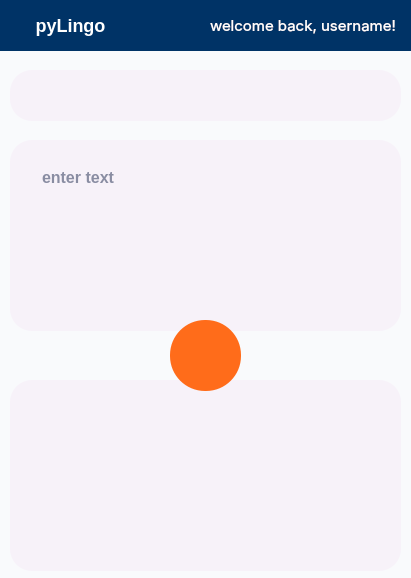
<?xml version="1.0" encoding="UTF-8"?>
<ui version="4.0">
 <class>MainWindow</class>
 <widget class="QMainWindow" name="MainWindow">
  <property name="geometry">
   <rect>
    <x>0</x>
    <y>0</y>
    <width>411</width>
    <height>578</height>
   </rect>
  </property>
  <property name="minimumSize">
   <size>
    <width>411</width>
    <height>524</height>
   </size>
  </property>
  <property name="windowTitle">
   <string>MainWindow</string>
  </property>
  <property name="styleSheet">
   <string notr="true">/* --------- Grund-Layout --------- */
QWidget {
    background-color: #f9fafc;
    color: #1c274c;
    border-radius: 28px;
}

/* --------- Kopfzeile --------- */
QFrame#header, QMenuBar, QToolBar {
    background-color: #1c274c;
    color: #fff;
    border-radius: 24px;
    font-size: 22px;
    font-weight: bold;
    padding: 14px 24px;
    box-shadow: 0 2px 8px #1c274c22;
}

/* --------- Button (Translate, Nav, etc.) --------- */
QPushButton {
    background-color: #ff6c1a;
    color: #fff;
    border: none;
    border-radius: 0px;
    font-size: 18px;
    font-weight: 600;
    box-shadow: 0 4px 16px #ff6c1a30;
    transition: background 0.2s;
	text-color: #1F1E1F;
}
QPushButton:hover {
    background-color: #ff881a;
}

/* --------- Eingabe/Ausgabe (Textfelder) --------- */
QLineEdit, QTextEdit, QPlainTextEdit, QTextBrowser {
    background-color: #fff;
    color: #1c274c;
    border: 2px solid #e0e6ed;
    border-radius: 22px;
    padding: 14px 18px;
    font-size: 17px;
    box-shadow: 0 2px 8px #1c274c10;
}

/* --------- Übersetzungsboxen / Karten --------- */
QFrame#card, QLabel.card, QTextBrowser.card {
    background-color: #f4f6fa;
    color: #1c274c;
    border: none;
    border-radius: 22px;
    padding: 16px;
    font-size: 17px;
    margin-bottom: 18px;
    box-shadow: 0 2px 12px #1c274c0d;
}

/* --------- ComboBox (Sprache wählen) --------- */
QComboBox {
    background-color: #e9effa;
    color: #1c274c;
    border: none;
    border-radius: 16px;
    padding: 10px 22px;
    font-size: 16px;
    font-weight: 600;
    min-width: 120px;
}
QComboBox::drop-down {
    border: none;
    background: transparent;
}
QComboBox QAbstractItemView {
    background: #fff;
    border-radius: 14px;
    color: #1c274c;
    selection-background-color: #e9effa;
}

/* --------- runde Icon-Flächen / Bubbles --------- */
QLabel#icon, QLabel.bubble {
    background: #e9effa;
    border-radius: 50px;
    min-width: 44px;
    min-height: 44px;
    max-width: 44px;
    max-height: 44px;
    margin: 6px;
    display: flex;
    align-items: center;
    justify-content: center;
    font-size: 22px;
}

/* --------- Navigationsleiste --------- */
QFrame#navbar, QWidget#navbar {
    background: #fff;
    border-radius: 22px;
    border-top: 1.5px solid #e0e6ed;
    color: #1c274c;
    padding: 10px 0 0 0;
    font-size: 15px;
    box-shadow: 0 -2px 16px #1c274c10;
}

/* --------- Navigations-Buttons --------- */
QPushButton#nav {
    background: transparent;
    border: none;
    color: #1c274c;
    border-radius: 16px;
    font-size: 16px;
    padding: 8px 20px;
}
QPushButton#nav:checked, QPushButton#nav:hover {
    color: #ff6c1a;
    background: #e9effa;
}

/* --------- Kleinere Elemente --------- */
QLabel, QCheckBox, QRadioButton {
    font-size: 15px;
}

/* --------- Globale Schatten --------- */
QWidget, QFrame, QTextEdit, QLineEdit, QPushButton {
    /* Box-Shadows für modernen Soft-Look */
    box-shadow: 0 2px 12px #1c274c10;
}
</string>
  </property>
  <widget class="QWidget" name="centralwidget">
   <property name="styleSheet">
    <string notr="true">background-image: url(C:/Users/Felix/Documents/easytranslate/icons/wallpaper.jpg);
background-repeat: no-repeat;
background-position: center;
</string>
   </property>
   <widget class="QFrame" name="frame">
    <property name="geometry">
     <rect>
      <x>10</x>
      <y>70</y>
      <width>391</width>
      <height>51</height>
     </rect>
    </property>
    <property name="font">
     <font>
      <strikeout>false</strikeout>
     </font>
    </property>
    <property name="styleSheet">
     <string notr="true">QWidget {
    background-color: #f9fafc;
    color: #1c274c;
    border-radius: 28px;
}

/* Alle QFrame mit modernem, sehr hellem Hintergrund */
QFrame {
    background-color: #F7F2F9;
    border-radius: 22px;
    box-shadow: 0 2px 12px #1c274c10;
}

/* Orange Button mit schwarzem Text */
QPushButton {
    background-color: #F7F2F9;
    color: #3D3D3E;  /* Standard Schwarz */
    border: none;
    border-radius: 22px;
    font-size: 16px;
    font-weight: 600;
    box-shadow: 0 4px 16px #ff6c1a30;
}
QPushButton:hover {
    background-color: #F7F2F9;  /* Bleibt gleich */
    color: #000000;             /* Noch dunkleres Schwarz */

}

QComboBox {
    background-color: #F7F2F9;      /* Passend zum Frame */
    color: #1c274c;                 /* Dunkelblau als Standardtext */
    border: 1.5px solid #F7F2F9;    /* Subtiler Rahmen */
    border-radius: 16px;
    padding: 8px 18px;
    font-family: 'SF Pro Display', 'Segoe UI', Arial, sans-serif;
    font-weight: bold;
    font-size: 15px;
}

QComboBox:focus {
    border: 1.5px solid #F7F2F9;    /* Orange als Fokus */
}

QComboBox::drop-down {
    border: none;
    background: transparent;
    border-radius: 12px;
    width: 30px;
}

QComboBox QAbstractItemView {
    background: #fff;               /* Dropdown-Liste weiß */
    color: #1c274c;
    border-radius: 12px;
    font-family: 'SF Pro Display', 'Segoe UI', Arial, sans-serif;
    font-weight: bold;
    font-size: 15px;
    selection-background-color: #e9effa; /* Hellblauer Select */
    selection-color: #ff6c1a;            /* Orange bei Auswahl */
    padding: 6px 14px;
    outline: none;
}

</string>
    </property>
    <property name="frameShape">
     <enum>QFrame::StyledPanel</enum>
    </property>
    <property name="frameShadow">
     <enum>QFrame::Raised</enum>
    </property>
    <property name="lineWidth">
     <number>1</number>
    </property>
    <widget class="QPushButton" name="swapButton">
     <property name="geometry">
      <rect>
       <x>170</x>
       <y>13</y>
       <width>51</width>
       <height>24</height>
      </rect>
     </property>
     <property name="palette">
      <palette>
       <active>
        <colorrole role="WindowText">
         <brush brushstyle="SolidPattern">
          <color alpha="255">
           <red>61</red>
           <green>61</green>
           <blue>62</blue>
          </color>
         </brush>
        </colorrole>
        <colorrole role="Button">
         <brush brushstyle="SolidPattern">
          <color alpha="255">
           <red>247</red>
           <green>242</green>
           <blue>249</blue>
          </color>
         </brush>
        </colorrole>
        <colorrole role="Text">
         <brush brushstyle="SolidPattern">
          <color alpha="255">
           <red>61</red>
           <green>61</green>
           <blue>62</blue>
          </color>
         </brush>
        </colorrole>
        <colorrole role="ButtonText">
         <brush brushstyle="SolidPattern">
          <color alpha="255">
           <red>61</red>
           <green>61</green>
           <blue>62</blue>
          </color>
         </brush>
        </colorrole>
        <colorrole role="Base">
         <brush brushstyle="SolidPattern">
          <color alpha="255">
           <red>247</red>
           <green>242</green>
           <blue>249</blue>
          </color>
         </brush>
        </colorrole>
        <colorrole role="Window">
         <brush brushstyle="SolidPattern">
          <color alpha="255">
           <red>247</red>
           <green>242</green>
           <blue>249</blue>
          </color>
         </brush>
        </colorrole>
        <colorrole role="PlaceholderText">
         <brush brushstyle="SolidPattern">
          <color alpha="128">
           <red>61</red>
           <green>61</green>
           <blue>62</blue>
          </color>
         </brush>
        </colorrole>
       </active>
       <inactive>
        <colorrole role="WindowText">
         <brush brushstyle="SolidPattern">
          <color alpha="255">
           <red>61</red>
           <green>61</green>
           <blue>62</blue>
          </color>
         </brush>
        </colorrole>
        <colorrole role="Button">
         <brush brushstyle="SolidPattern">
          <color alpha="255">
           <red>247</red>
           <green>242</green>
           <blue>249</blue>
          </color>
         </brush>
        </colorrole>
        <colorrole role="Text">
         <brush brushstyle="SolidPattern">
          <color alpha="255">
           <red>61</red>
           <green>61</green>
           <blue>62</blue>
          </color>
         </brush>
        </colorrole>
        <colorrole role="ButtonText">
         <brush brushstyle="SolidPattern">
          <color alpha="255">
           <red>61</red>
           <green>61</green>
           <blue>62</blue>
          </color>
         </brush>
        </colorrole>
        <colorrole role="Base">
         <brush brushstyle="SolidPattern">
          <color alpha="255">
           <red>247</red>
           <green>242</green>
           <blue>249</blue>
          </color>
         </brush>
        </colorrole>
        <colorrole role="Window">
         <brush brushstyle="SolidPattern">
          <color alpha="255">
           <red>247</red>
           <green>242</green>
           <blue>249</blue>
          </color>
         </brush>
        </colorrole>
        <colorrole role="PlaceholderText">
         <brush brushstyle="SolidPattern">
          <color alpha="128">
           <red>61</red>
           <green>61</green>
           <blue>62</blue>
          </color>
         </brush>
        </colorrole>
       </inactive>
       <disabled>
        <colorrole role="WindowText">
         <brush brushstyle="SolidPattern">
          <color alpha="255">
           <red>61</red>
           <green>61</green>
           <blue>62</blue>
          </color>
         </brush>
        </colorrole>
        <colorrole role="Button">
         <brush brushstyle="SolidPattern">
          <color alpha="255">
           <red>247</red>
           <green>242</green>
           <blue>249</blue>
          </color>
         </brush>
        </colorrole>
        <colorrole role="Text">
         <brush brushstyle="SolidPattern">
          <color alpha="255">
           <red>61</red>
           <green>61</green>
           <blue>62</blue>
          </color>
         </brush>
        </colorrole>
        <colorrole role="ButtonText">
         <brush brushstyle="SolidPattern">
          <color alpha="255">
           <red>61</red>
           <green>61</green>
           <blue>62</blue>
          </color>
         </brush>
        </colorrole>
        <colorrole role="Base">
         <brush brushstyle="SolidPattern">
          <color alpha="255">
           <red>247</red>
           <green>242</green>
           <blue>249</blue>
          </color>
         </brush>
        </colorrole>
        <colorrole role="Window">
         <brush brushstyle="SolidPattern">
          <color alpha="255">
           <red>247</red>
           <green>242</green>
           <blue>249</blue>
          </color>
         </brush>
        </colorrole>
        <colorrole role="PlaceholderText">
         <brush brushstyle="SolidPattern">
          <color alpha="128">
           <red>61</red>
           <green>61</green>
           <blue>62</blue>
          </color>
         </brush>
        </colorrole>
       </disabled>
      </palette>
     </property>
     <property name="font">
      <font>
       <family>Segoe UI</family>
       <pointsize>-1</pointsize>
       <bold>true</bold>
      </font>
     </property>
     <property name="styleSheet">
      <string notr="true"/>
     </property>
     <property name="text">
      <string/>
     </property>
     <property name="icon">
      <iconset resource="resources/icons/icons.qrc">
       <normaloff>:/icons/repeat.svg</normaloff>:/icons/repeat.svg</iconset>
     </property>
    </widget>
    <widget class="QComboBox" name="languageCombo1">
     <property name="geometry">
      <rect>
       <x>10</x>
       <y>10</y>
       <width>164</width>
       <height>31</height>
      </rect>
     </property>
    </widget>
    <widget class="QComboBox" name="languageCombo2">
     <property name="geometry">
      <rect>
       <x>220</x>
       <y>10</y>
       <width>164</width>
       <height>31</height>
      </rect>
     </property>
     <property name="currentText">
      <string/>
     </property>
    </widget>
   </widget>
   <widget class="QFrame" name="frame_2">
    <property name="geometry">
     <rect>
      <x>10</x>
      <y>140</y>
      <width>391</width>
      <height>191</height>
     </rect>
    </property>
    <property name="font">
     <font>
      <strikeout>false</strikeout>
     </font>
    </property>
    <property name="styleSheet">
     <string notr="true">QWidget {
    background-color: #f9fafc;
    color: #1c274c;
    border-radius: 28px;
}

/* Alle QFrame mit modernem, sehr hellem Hintergrund */
QFrame {
    background-color: #F7F2F9;
    border-radius: 22px;
    box-shadow: 0 2px 12px #1c274c10;
}

/* Orange Button mit schwarzem Text */
QPushButton {
    background-color: #F7F2F9;
    color: #3D3D3E;  /* Standard Schwarz */
    border: none;
    border-radius: 22px;
    font-size: 16px;
    font-weight: 600;
    box-shadow: 0 4px 16px #ff6c1a30;
}
QPushButton:hover {
    background-color: #F7F2F9;  /* Bleibt gleich */
    color: #000000;             /* Noch dunkleres Schwarz */

}

QTextEdit {
    background-color: #F7F2F9;
    color: #1c274c;
    border: 1.5px solid #F7F2F9;
    border-radius: 18px;
    padding: 12px 16px;
    font-family: 'SF Pro Display', 'Segoe UI', Arial, sans-serif;
    font-weight: bold;
    font-size: 16px;
    box-shadow: 0 2px 8px #1c274c10;
}

QTextEdit:focus {
    border: 1.5px solid #F7F2F9; /* Orange als Fokus */
    outline: none;
}
</string>
    </property>
    <property name="frameShape">
     <enum>QFrame::StyledPanel</enum>
    </property>
    <property name="frameShadow">
     <enum>QFrame::Raised</enum>
    </property>
    <property name="lineWidth">
     <number>1</number>
    </property>
    <widget class="QTextEdit" name="textEntry">
     <property name="geometry">
      <rect>
       <x>10</x>
       <y>10</y>
       <width>371</width>
       <height>161</height>
      </rect>
     </property>
     <property name="placeholderText">
      <string>enter text</string>
     </property>
    </widget>
   </widget>
   <widget class="QFrame" name="frame_3">
    <property name="geometry">
     <rect>
      <x>10</x>
      <y>380</y>
      <width>391</width>
      <height>191</height>
     </rect>
    </property>
    <property name="font">
     <font>
      <strikeout>false</strikeout>
     </font>
    </property>
    <property name="styleSheet">
     <string notr="true">QWidget {
    background-color: #f9fafc;
    color: #1c274c;
    border-radius: 28px;
}

/* Alle QFrame mit modernem, sehr hellem Hintergrund */
QFrame {
    background-color: #F7F2F9;
    border-radius: 22px;
    box-shadow: 0 2px 12px #1c274c10;
}

/* Orange Button mit schwarzem Text */
QPushButton {
    background-color: #F7F2F9;
    color: #3D3D3E;  /* Standard Schwarz */
    border: none;
    border-radius: 35px;
    font-size: 16px;
    font-weight: 600;
    box-shadow: 0 4px 16px #ff6c1a30;
}
QPushButton:hover {
    background-color: #F7F2F9;  /* Bleibt gleich */
    color: #000000;             /* Noch dunkleres Schwarz */

}
</string>
    </property>
    <property name="frameShape">
     <enum>QFrame::StyledPanel</enum>
    </property>
    <property name="frameShadow">
     <enum>QFrame::Raised</enum>
    </property>
    <property name="lineWidth">
     <number>1</number>
    </property>
    <widget class="QPushButton" name="copyButton">
     <property name="geometry">
      <rect>
       <x>340</x>
       <y>150</y>
       <width>31</width>
       <height>31</height>
      </rect>
     </property>
     <property name="palette">
      <palette>
       <active>
        <colorrole role="WindowText">
         <brush brushstyle="SolidPattern">
          <color alpha="255">
           <red>61</red>
           <green>61</green>
           <blue>62</blue>
          </color>
         </brush>
        </colorrole>
        <colorrole role="Button">
         <brush brushstyle="SolidPattern">
          <color alpha="255">
           <red>247</red>
           <green>242</green>
           <blue>249</blue>
          </color>
         </brush>
        </colorrole>
        <colorrole role="Text">
         <brush brushstyle="SolidPattern">
          <color alpha="255">
           <red>61</red>
           <green>61</green>
           <blue>62</blue>
          </color>
         </brush>
        </colorrole>
        <colorrole role="ButtonText">
         <brush brushstyle="SolidPattern">
          <color alpha="255">
           <red>61</red>
           <green>61</green>
           <blue>62</blue>
          </color>
         </brush>
        </colorrole>
        <colorrole role="Base">
         <brush brushstyle="SolidPattern">
          <color alpha="255">
           <red>247</red>
           <green>242</green>
           <blue>249</blue>
          </color>
         </brush>
        </colorrole>
        <colorrole role="Window">
         <brush brushstyle="SolidPattern">
          <color alpha="255">
           <red>247</red>
           <green>242</green>
           <blue>249</blue>
          </color>
         </brush>
        </colorrole>
        <colorrole role="PlaceholderText">
         <brush brushstyle="SolidPattern">
          <color alpha="128">
           <red>61</red>
           <green>61</green>
           <blue>62</blue>
          </color>
         </brush>
        </colorrole>
       </active>
       <inactive>
        <colorrole role="WindowText">
         <brush brushstyle="SolidPattern">
          <color alpha="255">
           <red>61</red>
           <green>61</green>
           <blue>62</blue>
          </color>
         </brush>
        </colorrole>
        <colorrole role="Button">
         <brush brushstyle="SolidPattern">
          <color alpha="255">
           <red>247</red>
           <green>242</green>
           <blue>249</blue>
          </color>
         </brush>
        </colorrole>
        <colorrole role="Text">
         <brush brushstyle="SolidPattern">
          <color alpha="255">
           <red>61</red>
           <green>61</green>
           <blue>62</blue>
          </color>
         </brush>
        </colorrole>
        <colorrole role="ButtonText">
         <brush brushstyle="SolidPattern">
          <color alpha="255">
           <red>61</red>
           <green>61</green>
           <blue>62</blue>
          </color>
         </brush>
        </colorrole>
        <colorrole role="Base">
         <brush brushstyle="SolidPattern">
          <color alpha="255">
           <red>247</red>
           <green>242</green>
           <blue>249</blue>
          </color>
         </brush>
        </colorrole>
        <colorrole role="Window">
         <brush brushstyle="SolidPattern">
          <color alpha="255">
           <red>247</red>
           <green>242</green>
           <blue>249</blue>
          </color>
         </brush>
        </colorrole>
        <colorrole role="PlaceholderText">
         <brush brushstyle="SolidPattern">
          <color alpha="128">
           <red>61</red>
           <green>61</green>
           <blue>62</blue>
          </color>
         </brush>
        </colorrole>
       </inactive>
       <disabled>
        <colorrole role="WindowText">
         <brush brushstyle="SolidPattern">
          <color alpha="255">
           <red>61</red>
           <green>61</green>
           <blue>62</blue>
          </color>
         </brush>
        </colorrole>
        <colorrole role="Button">
         <brush brushstyle="SolidPattern">
          <color alpha="255">
           <red>247</red>
           <green>242</green>
           <blue>249</blue>
          </color>
         </brush>
        </colorrole>
        <colorrole role="Text">
         <brush brushstyle="SolidPattern">
          <color alpha="255">
           <red>61</red>
           <green>61</green>
           <blue>62</blue>
          </color>
         </brush>
        </colorrole>
        <colorrole role="ButtonText">
         <brush brushstyle="SolidPattern">
          <color alpha="255">
           <red>61</red>
           <green>61</green>
           <blue>62</blue>
          </color>
         </brush>
        </colorrole>
        <colorrole role="Base">
         <brush brushstyle="SolidPattern">
          <color alpha="255">
           <red>247</red>
           <green>242</green>
           <blue>249</blue>
          </color>
         </brush>
        </colorrole>
        <colorrole role="Window">
         <brush brushstyle="SolidPattern">
          <color alpha="255">
           <red>247</red>
           <green>242</green>
           <blue>249</blue>
          </color>
         </brush>
        </colorrole>
        <colorrole role="PlaceholderText">
         <brush brushstyle="SolidPattern">
          <color alpha="128">
           <red>61</red>
           <green>61</green>
           <blue>62</blue>
          </color>
         </brush>
        </colorrole>
       </disabled>
      </palette>
     </property>
     <property name="font">
      <font>
       <family>Segoe UI</family>
       <pointsize>-1</pointsize>
       <bold>true</bold>
      </font>
     </property>
     <property name="styleSheet">
      <string notr="true">/* Orange Button mit schwarzem Text */
QPushButton {
    border: none;
    border-radius: 35px;
    font-size: 16px;
    font-weight: 600;
    box-shadow: 0 4px 16px #ff6c1a30;

}</string>
     </property>
     <property name="text">
      <string/>
     </property>
     <property name="icon">
      <iconset resource="resources/icons/icons.qrc">
       <normaloff>:/icons/copy.svg</normaloff>:/icons/copy.svg</iconset>
     </property>
     <property name="iconSize">
      <size>
       <width>16</width>
       <height>16</height>
      </size>
     </property>
    </widget>
    <widget class="QPushButton" name="ttsButton">
     <property name="geometry">
      <rect>
       <x>310</x>
       <y>150</y>
       <width>31</width>
       <height>31</height>
      </rect>
     </property>
     <property name="palette">
      <palette>
       <active>
        <colorrole role="WindowText">
         <brush brushstyle="SolidPattern">
          <color alpha="255">
           <red>61</red>
           <green>61</green>
           <blue>62</blue>
          </color>
         </brush>
        </colorrole>
        <colorrole role="Button">
         <brush brushstyle="SolidPattern">
          <color alpha="255">
           <red>247</red>
           <green>242</green>
           <blue>249</blue>
          </color>
         </brush>
        </colorrole>
        <colorrole role="Text">
         <brush brushstyle="SolidPattern">
          <color alpha="255">
           <red>61</red>
           <green>61</green>
           <blue>62</blue>
          </color>
         </brush>
        </colorrole>
        <colorrole role="ButtonText">
         <brush brushstyle="SolidPattern">
          <color alpha="255">
           <red>61</red>
           <green>61</green>
           <blue>62</blue>
          </color>
         </brush>
        </colorrole>
        <colorrole role="Base">
         <brush brushstyle="SolidPattern">
          <color alpha="255">
           <red>247</red>
           <green>242</green>
           <blue>249</blue>
          </color>
         </brush>
        </colorrole>
        <colorrole role="Window">
         <brush brushstyle="SolidPattern">
          <color alpha="255">
           <red>247</red>
           <green>242</green>
           <blue>249</blue>
          </color>
         </brush>
        </colorrole>
        <colorrole role="PlaceholderText">
         <brush brushstyle="SolidPattern">
          <color alpha="128">
           <red>61</red>
           <green>61</green>
           <blue>62</blue>
          </color>
         </brush>
        </colorrole>
       </active>
       <inactive>
        <colorrole role="WindowText">
         <brush brushstyle="SolidPattern">
          <color alpha="255">
           <red>61</red>
           <green>61</green>
           <blue>62</blue>
          </color>
         </brush>
        </colorrole>
        <colorrole role="Button">
         <brush brushstyle="SolidPattern">
          <color alpha="255">
           <red>247</red>
           <green>242</green>
           <blue>249</blue>
          </color>
         </brush>
        </colorrole>
        <colorrole role="Text">
         <brush brushstyle="SolidPattern">
          <color alpha="255">
           <red>61</red>
           <green>61</green>
           <blue>62</blue>
          </color>
         </brush>
        </colorrole>
        <colorrole role="ButtonText">
         <brush brushstyle="SolidPattern">
          <color alpha="255">
           <red>61</red>
           <green>61</green>
           <blue>62</blue>
          </color>
         </brush>
        </colorrole>
        <colorrole role="Base">
         <brush brushstyle="SolidPattern">
          <color alpha="255">
           <red>247</red>
           <green>242</green>
           <blue>249</blue>
          </color>
         </brush>
        </colorrole>
        <colorrole role="Window">
         <brush brushstyle="SolidPattern">
          <color alpha="255">
           <red>247</red>
           <green>242</green>
           <blue>249</blue>
          </color>
         </brush>
        </colorrole>
        <colorrole role="PlaceholderText">
         <brush brushstyle="SolidPattern">
          <color alpha="128">
           <red>61</red>
           <green>61</green>
           <blue>62</blue>
          </color>
         </brush>
        </colorrole>
       </inactive>
       <disabled>
        <colorrole role="WindowText">
         <brush brushstyle="SolidPattern">
          <color alpha="255">
           <red>61</red>
           <green>61</green>
           <blue>62</blue>
          </color>
         </brush>
        </colorrole>
        <colorrole role="Button">
         <brush brushstyle="SolidPattern">
          <color alpha="255">
           <red>247</red>
           <green>242</green>
           <blue>249</blue>
          </color>
         </brush>
        </colorrole>
        <colorrole role="Text">
         <brush brushstyle="SolidPattern">
          <color alpha="255">
           <red>61</red>
           <green>61</green>
           <blue>62</blue>
          </color>
         </brush>
        </colorrole>
        <colorrole role="ButtonText">
         <brush brushstyle="SolidPattern">
          <color alpha="255">
           <red>61</red>
           <green>61</green>
           <blue>62</blue>
          </color>
         </brush>
        </colorrole>
        <colorrole role="Base">
         <brush brushstyle="SolidPattern">
          <color alpha="255">
           <red>247</red>
           <green>242</green>
           <blue>249</blue>
          </color>
         </brush>
        </colorrole>
        <colorrole role="Window">
         <brush brushstyle="SolidPattern">
          <color alpha="255">
           <red>247</red>
           <green>242</green>
           <blue>249</blue>
          </color>
         </brush>
        </colorrole>
        <colorrole role="PlaceholderText">
         <brush brushstyle="SolidPattern">
          <color alpha="128">
           <red>61</red>
           <green>61</green>
           <blue>62</blue>
          </color>
         </brush>
        </colorrole>
       </disabled>
      </palette>
     </property>
     <property name="font">
      <font>
       <family>Segoe UI</family>
       <pointsize>-1</pointsize>
       <bold>true</bold>
      </font>
     </property>
     <property name="styleSheet">
      <string notr="true">/* Orange Button mit schwarzem Text */
QPushButton {
    border: none;
    border-radius: 35px;
    font-size: 16px;
    font-weight: 600;
    box-shadow: 0 4px 16px #ff6c1a30;


}</string>
     </property>
     <property name="text">
      <string/>
     </property>
     <property name="icon">
      <iconset resource="resources/icons/icons.qrc">
       <normaloff>:/icons/volume-2.svg</normaloff>:/icons/volume-2.svg</iconset>
     </property>
     <property name="iconSize">
      <size>
       <width>16</width>
       <height>16</height>
      </size>
     </property>
    </widget>
    <widget class="QLabel" name="textOutput">
     <property name="geometry">
      <rect>
       <x>20</x>
       <y>20</y>
       <width>351</width>
       <height>121</height>
      </rect>
     </property>
     <property name="font">
      <font>
       <family>SF Pro Rounded</family>
       <pointsize>-1</pointsize>
       <bold>true</bold>
      </font>
     </property>
     <property name="text">
      <string/>
     </property>
    </widget>
   </widget>
   <widget class="QPushButton" name="translateButton">
    <property name="enabled">
     <bool>true</bool>
    </property>
    <property name="geometry">
     <rect>
      <x>170</x>
      <y>320</y>
      <width>71</width>
      <height>71</height>
     </rect>
    </property>
    <property name="palette">
     <palette>
      <active>
       <colorrole role="WindowText">
        <brush brushstyle="SolidPattern">
         <color alpha="255">
          <red>255</red>
          <green>255</green>
          <blue>255</blue>
         </color>
        </brush>
       </colorrole>
       <colorrole role="Button">
        <brush brushstyle="SolidPattern">
         <color alpha="255">
          <red>255</red>
          <green>108</green>
          <blue>26</blue>
         </color>
        </brush>
       </colorrole>
       <colorrole role="Text">
        <brush brushstyle="SolidPattern">
         <color alpha="255">
          <red>255</red>
          <green>255</green>
          <blue>255</blue>
         </color>
        </brush>
       </colorrole>
       <colorrole role="ButtonText">
        <brush brushstyle="SolidPattern">
         <color alpha="255">
          <red>255</red>
          <green>255</green>
          <blue>255</blue>
         </color>
        </brush>
       </colorrole>
       <colorrole role="Base">
        <brush brushstyle="SolidPattern">
         <color alpha="255">
          <red>255</red>
          <green>108</green>
          <blue>26</blue>
         </color>
        </brush>
       </colorrole>
       <colorrole role="Window">
        <brush brushstyle="SolidPattern">
         <color alpha="255">
          <red>255</red>
          <green>108</green>
          <blue>26</blue>
         </color>
        </brush>
       </colorrole>
       <colorrole role="PlaceholderText">
        <brush brushstyle="SolidPattern">
         <color alpha="128">
          <red>255</red>
          <green>255</green>
          <blue>255</blue>
         </color>
        </brush>
       </colorrole>
      </active>
      <inactive>
       <colorrole role="WindowText">
        <brush brushstyle="SolidPattern">
         <color alpha="255">
          <red>255</red>
          <green>255</green>
          <blue>255</blue>
         </color>
        </brush>
       </colorrole>
       <colorrole role="Button">
        <brush brushstyle="SolidPattern">
         <color alpha="255">
          <red>255</red>
          <green>108</green>
          <blue>26</blue>
         </color>
        </brush>
       </colorrole>
       <colorrole role="Text">
        <brush brushstyle="SolidPattern">
         <color alpha="255">
          <red>255</red>
          <green>255</green>
          <blue>255</blue>
         </color>
        </brush>
       </colorrole>
       <colorrole role="ButtonText">
        <brush brushstyle="SolidPattern">
         <color alpha="255">
          <red>255</red>
          <green>255</green>
          <blue>255</blue>
         </color>
        </brush>
       </colorrole>
       <colorrole role="Base">
        <brush brushstyle="SolidPattern">
         <color alpha="255">
          <red>255</red>
          <green>108</green>
          <blue>26</blue>
         </color>
        </brush>
       </colorrole>
       <colorrole role="Window">
        <brush brushstyle="SolidPattern">
         <color alpha="255">
          <red>255</red>
          <green>108</green>
          <blue>26</blue>
         </color>
        </brush>
       </colorrole>
       <colorrole role="PlaceholderText">
        <brush brushstyle="SolidPattern">
         <color alpha="128">
          <red>255</red>
          <green>255</green>
          <blue>255</blue>
         </color>
        </brush>
       </colorrole>
      </inactive>
      <disabled>
       <colorrole role="WindowText">
        <brush brushstyle="SolidPattern">
         <color alpha="255">
          <red>255</red>
          <green>255</green>
          <blue>255</blue>
         </color>
        </brush>
       </colorrole>
       <colorrole role="Button">
        <brush brushstyle="SolidPattern">
         <color alpha="255">
          <red>255</red>
          <green>108</green>
          <blue>26</blue>
         </color>
        </brush>
       </colorrole>
       <colorrole role="Text">
        <brush brushstyle="SolidPattern">
         <color alpha="255">
          <red>255</red>
          <green>255</green>
          <blue>255</blue>
         </color>
        </brush>
       </colorrole>
       <colorrole role="ButtonText">
        <brush brushstyle="SolidPattern">
         <color alpha="255">
          <red>255</red>
          <green>255</green>
          <blue>255</blue>
         </color>
        </brush>
       </colorrole>
       <colorrole role="Base">
        <brush brushstyle="SolidPattern">
         <color alpha="255">
          <red>255</red>
          <green>108</green>
          <blue>26</blue>
         </color>
        </brush>
       </colorrole>
       <colorrole role="Window">
        <brush brushstyle="SolidPattern">
         <color alpha="255">
          <red>255</red>
          <green>108</green>
          <blue>26</blue>
         </color>
        </brush>
       </colorrole>
       <colorrole role="PlaceholderText">
        <brush brushstyle="SolidPattern">
         <color alpha="128">
          <red>255</red>
          <green>255</green>
          <blue>255</blue>
         </color>
        </brush>
       </colorrole>
      </disabled>
     </palette>
    </property>
    <property name="font">
     <font>
      <family>Segoe UI</family>
      <pointsize>-1</pointsize>
      <bold>true</bold>
     </font>
    </property>
    <property name="styleSheet">
     <string notr="true">/* Orange Button mit schwarzem Text */
QPushButton {
    border: none;
    border-radius: 35px;
    font-size: 16px;
    font-weight: 600;
    box-shadow: 0 4px 16px #ff6c1a30;
}
QPushButton:hover {
    background-color: #F28638;  /* Bleibt gleich */
    color: #000000;             /* Noch dunkleres Schwarz */

}</string>
    </property>
    <property name="text">
     <string/>
    </property>
    <property name="icon">
     <iconset resource="resources/icons/icons.qrc">
      <normaloff>:/icons/chevrons-down.svg</normaloff>:/icons/chevrons-down.svg</iconset>
    </property>
    <property name="iconSize">
     <size>
      <width>32</width>
      <height>32</height>
     </size>
    </property>
   </widget>
   <widget class="QFrame" name="frame_4">
    <property name="geometry">
     <rect>
      <x>-20</x>
      <y>0</y>
      <width>451</width>
      <height>51</height>
     </rect>
    </property>
    <property name="styleSheet">
     <string notr="true">background-color: #003366</string>
    </property>
    <property name="frameShape">
     <enum>QFrame::StyledPanel</enum>
    </property>
    <property name="frameShadow">
     <enum>QFrame::Raised</enum>
    </property>
    <widget class="QPushButton" name="logoLabel">
     <property name="geometry">
      <rect>
       <x>0</x>
       <y>0</y>
       <width>181</width>
       <height>51</height>
      </rect>
     </property>
     <property name="text">
      <string>pyLingo</string>
     </property>
     <property name="icon">
      <iconset>
       <normaloff>resources/icons/logo.png</normaloff>resources/icons/logo.png</iconset>
     </property>
     <property name="iconSize">
      <size>
       <width>48</width>
       <height>48</height>
      </size>
     </property>
    </widget>
    <widget class="QLabel" name="welcomeLabel">
     <property name="geometry">
      <rect>
       <x>230</x>
       <y>10</y>
       <width>201</width>
       <height>31</height>
      </rect>
     </property>
     <property name="font">
      <font>
       <family>SF Pro Display</family>
       <pointsize>-1</pointsize>
      </font>
     </property>
     <property name="styleSheet">
      <string notr="true">color: #FFFFFF</string>
     </property>
     <property name="text">
      <string>welcome back, username!</string>
     </property>
    </widget>
   </widget>
  </widget>
 </widget>
 <resources>
  <include location="resources/icons/icons.qrc"/>
 </resources>
 <connections/>
</ui>
